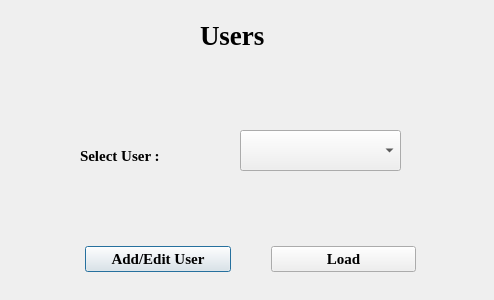
<?xml version="1.0" encoding="UTF-8"?>
<ui version="4.0">
 <class>SelectUser</class>
 <widget class="QDialog" name="SelectUser">
  <property name="geometry">
   <rect>
    <x>0</x>
    <y>0</y>
    <width>494</width>
    <height>300</height>
   </rect>
  </property>
  <property name="windowTitle">
   <string>Dialog</string>
  </property>
  <widget class="QLabel" name="label">
   <property name="geometry">
    <rect>
     <x>200</x>
     <y>20</y>
     <width>91</width>
     <height>31</height>
    </rect>
   </property>
   <property name="font">
    <font>
     <family>Times New Roman</family>
     <pointsize>20</pointsize>
     <bold>true</bold>
    </font>
   </property>
   <property name="text">
    <string>Users</string>
   </property>
  </widget>
  <widget class="QComboBox" name="comboBox">
   <property name="geometry">
    <rect>
     <x>240</x>
     <y>130</y>
     <width>161</width>
     <height>41</height>
    </rect>
   </property>
  </widget>
  <widget class="QLabel" name="label_2">
   <property name="geometry">
    <rect>
     <x>80</x>
     <y>140</y>
     <width>100</width>
     <height>31</height>
    </rect>
   </property>
   <property name="font">
    <font>
     <family>Times New Roman</family>
     <pointsize>11</pointsize>
     <bold>true</bold>
    </font>
   </property>
   <property name="text">
    <string>Select User : </string>
   </property>
  </widget>
  <widget class="QWidget" name="">
   <property name="geometry">
    <rect>
     <x>80</x>
     <y>240</y>
     <width>341</width>
     <height>39</height>
    </rect>
   </property>
   <layout class="QGridLayout" name="gridLayout">
    <property name="leftMargin">
     <number>5</number>
    </property>
    <property name="topMargin">
     <number>5</number>
    </property>
    <property name="rightMargin">
     <number>5</number>
    </property>
    <property name="bottomMargin">
     <number>5</number>
    </property>
    <property name="horizontalSpacing">
     <number>40</number>
    </property>
    <property name="verticalSpacing">
     <number>7</number>
    </property>
    <item row="0" column="0">
     <widget class="QPushButton" name="AddUserButton">
      <property name="font">
       <font>
        <family>Times New Roman</family>
        <pointsize>11</pointsize>
        <bold>true</bold>
       </font>
      </property>
      <property name="text">
       <string>Add/Edit User</string>
      </property>
     </widget>
    </item>
    <item row="0" column="1">
     <widget class="QPushButton" name="LoadUserButton">
      <property name="font">
       <font>
        <family>Times New Roman</family>
        <pointsize>11</pointsize>
        <bold>true</bold>
       </font>
      </property>
      <property name="text">
       <string>Load</string>
      </property>
     </widget>
    </item>
   </layout>
  </widget>
 </widget>
 <resources/>
 <connections/>
</ui>
